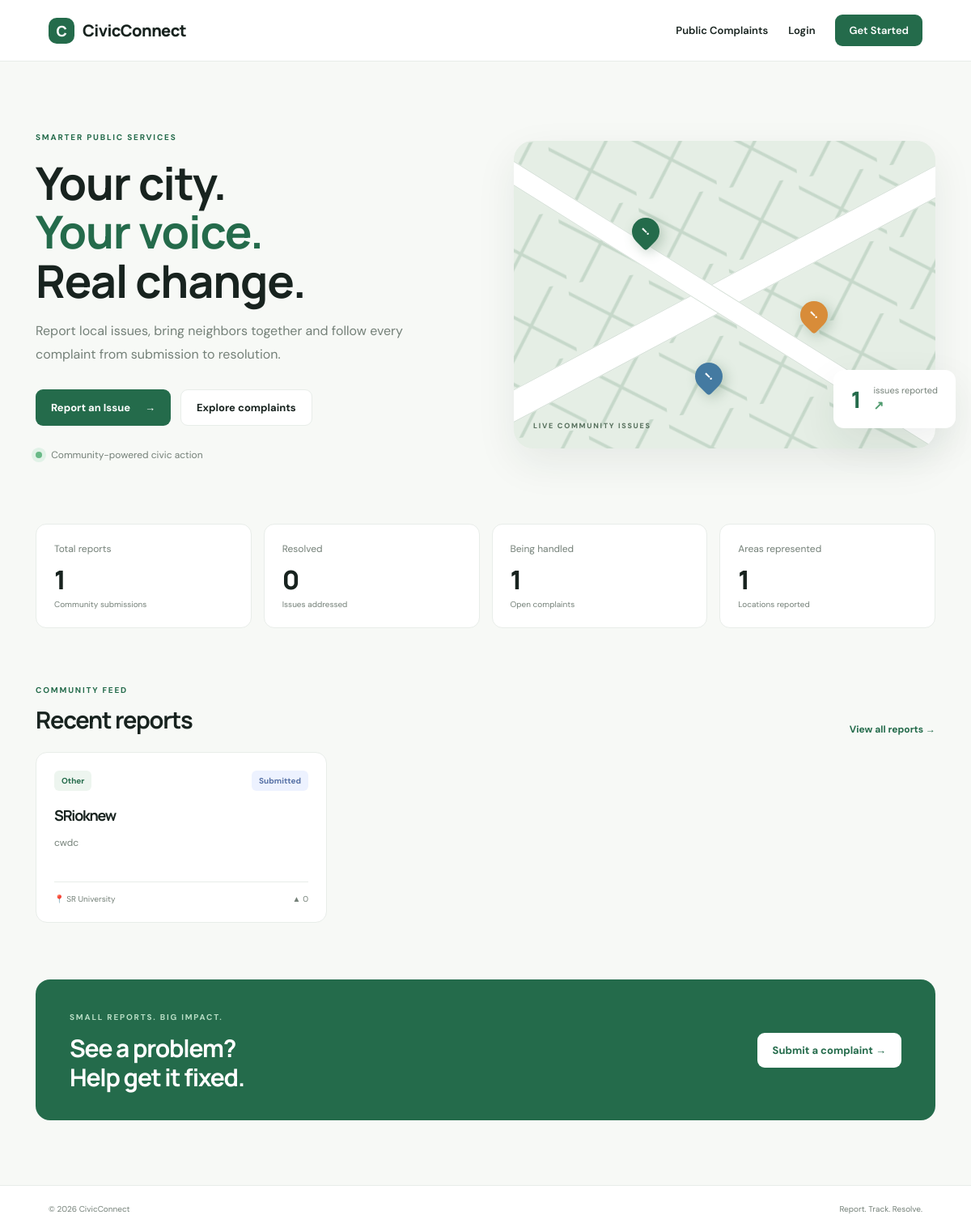
Before: / with the older database file.
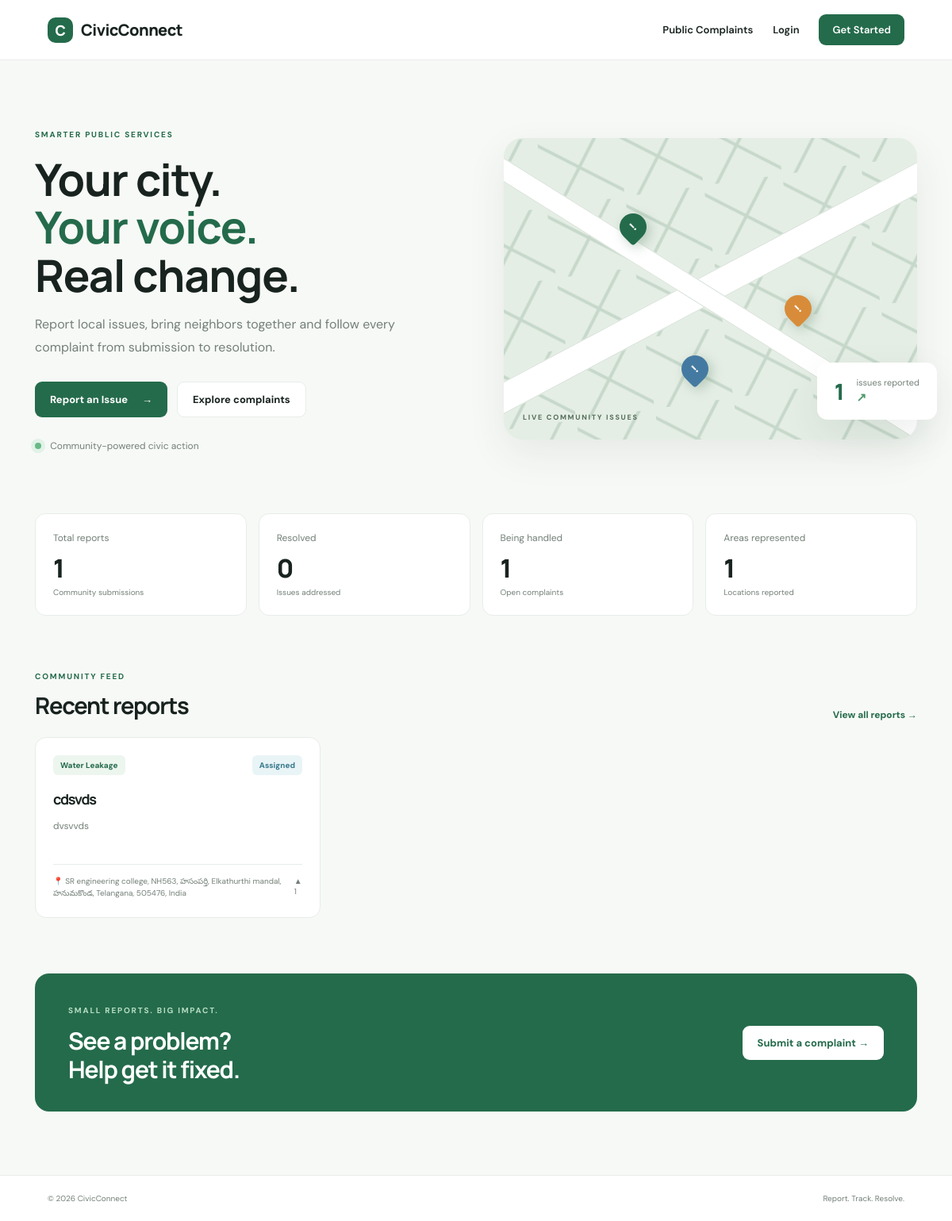
After: the same page with the newer database file.
### tables this page shows
CREATE TABLE complaints (
        id INTEGER PRIMARY KEY AUTOINCREMENT,
        user_id INTEGER NOT NULL,
        title TEXT NOT NULL,
        description TEXT NOT NULL,
        category TEXT NOT NULL,
        department TEXT NOT NULL,
        priority TEXT NOT NULL,
        status TEXT NOT NULL DEFAULT 'Submitted',
        latitude REAL,
        longitude REAL,
        location_text TEXT,
        photo TEXT,
        created_at TEXT NOT NULL,
        updated_at TEXT NOT NULL,
        FOREIGN KEY(user_id) REFERENCES users(id)
    );

### app.py (the view)
@app.route("/")
def index():
    db = get_db()
    stats = {
        "total": db.execute("SELECT COUNT(*) FROM complaints").fetchone()[0],
        "resolved": db.execute("SELECT COUNT(*) FROM complaints WHERE status='Resolved'").fetchone()[0],
        "open": db.execute("SELECT COUNT(*) FROM complaints WHERE status!='Resolved'").fetchone()[0],
        "areas": db.execute("SELECT COUNT(DISTINCT location_text) FROM complaints WHERE location_text IS NOT NULL AND location_text!=''").fetchone()[0],
    }
    complaints = db.execute("""
        SELECT c.*, u.name AS reporter,
        (SELECT COUNT(*) FROM upvotes v WHERE v.complaint_id=c.id) AS votes
        FROM complaints c JOIN users u ON u.id=c.user_id
        ORDER BY c.created_at DESC LIMIT 6
    """).fetchall()
    return render_template("index.html", stats=stats, complaints=complaints)

### app.py (called while the page is built)
def get_db():
    if "db" not in g:
        g.db = sqlite3.connect(DATABASE)
        g.db.row_factory = sqlite3.Row
        g.db.execute("PRAGMA foreign_keys = ON")
    return g.db

@app.context_processor
def inject_user():
    return {"current_user": session.get("name"), "current_role": session.get("role")}

### templates/index.html
{% extends "base.html" %}{% block title %}CivicConnect | Better neighborhoods{% endblock %}
{% block content %}
<section class="hero">
 <div class="hero-copy"><span class="eyebrow">SMARTER PUBLIC SERVICES</span><h1>Your city.<br><em>Your voice.</em><br>Real change.</h1>
 <p>Report local issues, bring neighbors together and follow every complaint from submission to resolution.</p>
 <div class="hero-actions"><a class="btn primary" href="{{ url_for('new_complaint') if current_user and current_role=='citizen' else url_for('register') }}">Report an Issue <span>→</span></a><a class="btn ghost" href="{{ url_for('public_complaints') }}">Explore complaints</a></div>
 <div class="trust-note"><span class="pulse"></span> Community-powered civic action</div></div>
 <div class="hero-card"><div class="map-art"><div class="map-grid"></div><div class="map-road road-one"></div><div class="map-road road-two"></div><div class="map-pin pin-a">!</div><div class="map-pin pin-b">!</div><div class="map-pin pin-c">!</div><div class="map-label">LIVE COMMUNITY ISSUES</div></div><div class="floating-stat"><strong>{{ stats.total }}</strong><span>issues reported</span><b>↗</b></div></div>
</section>
<section class="stats-grid">
 <div class="stat-card"><span>Total reports</span><strong>{{ stats.total }}</strong><small>Community submissions</small></div>
 <div class="stat-card"><span>Resolved</span><strong>{{ stats.resolved }}</strong><small>Issues addressed</small></div>
 <div class="stat-card"><span>Being handled</span><strong>{{ stats.open }}</strong><small>Open complaints</small></div>
 <div class="stat-card"><span>Areas represented</span><strong>{{ stats.areas }}</strong><small>Locations reported</small></div>
</section>
<div class="section-heading"><div><span class="eyebrow">COMMUNITY FEED</span><h2>Recent reports</h2></div><a class="text-link" href="{{ url_for('public_complaints') }}">View all reports →</a></div>
{% if complaints %}<div class="complaint-grid">{% for c in complaints %}<article class="complaint-card">
 <div class="card-top"><span class="tag">{{ c.category }}</span><span class="status {{ c.status|lower|replace(' ','-') }}">{{ c.status }}</span></div>
 <h3><a href="{{ url_for('complaint_detail', complaint_id=c.id) }}">{{ c.title }}</a></h3><p>{{ c.description[:125] }}{% if c.description|length > 125 %}…{% endif %}</p>
 <div class="card-meta"><span>📍 {{ c.location_text or 'Location not specified' }}</span><span>▲ {{ c.votes }}</span></div>
 </article>{% endfor %}</div>{% else %}<div class="empty-state"><h3>No reports yet</h3><p>Be the first to report an issue in your community.</p><a class="btn primary" href="{{ url_for('register') }}">Create an account</a></div>{% endif %}
<section class="bottom-cta"><div><span class="eyebrow">SMALL REPORTS. BIG IMPACT.</span><h2>See a problem?<br>Help get it fixed.</h2></div><a class="btn light" href="{{ url_for('new_complaint') if current_user and current_role=='citizen' else url_for('register') }}">Submit a complaint →</a></section>
{% endblock %}

### templates/base.html (shortened to what this page needs)
<!DOCTYPE html>
<html lang="en">
<head>
  <link rel="stylesheet" href="{{ url_for('static', filename='css/style.css') }}">
  <link rel="stylesheet" href="https://unpkg.com/leaflet@1.9.4/dist/leaflet.css">
</head>
<body>
<header class="topbar">
  <a class="brand" href="{{ url_for('index') }}"><span class="brand-icon">C</span> CivicConnect</a>
  <nav>
    <a href="{{ url_for('public_complaints') }}">Public Complaints</a>
    {% if current_user %}
      {% if current_role == 'citizen' %}<a href="{{ url_for('my_complaints') }}">My Complaints</a>{% endif %}
      {% if current_role == 'admin' %}<a href="{{ url_for('admin_dashboard') }}">Admin</a>{% endif %}
      {% if current_role == 'staff' %}<a href="{{ url_for('staff_dashboard') }}">Department</a>{% endif %}
      <span class="nav-user">{{ current_user }}</span><a class="nav-button" href="{{ url_for('logout') }}">Logout</a>
    {% else %}
      <a href="{{ url_for('login') }}">Login</a><a class="nav-button" href="{{ url_for('register') }}">Get Started</a>
    {% endif %}
  </nav>
</header>
<main class="container">
  {% block content %}{% endblock %}
</main>
<footer><span>© 2026 CivicConnect</span><span>Report. Track. Resolve.</span></footer>
</body></html>

Changed rows visible on the page:
removed complaints: category "Other", status "Submitted", title "SRioknew", description "cwdc", location_text "SR University", votes "0"
added complaints: category "Water Leakage", status "Assigned", title "cdsvds", description "dvsvvds", location_text "SR engineering college, NH563, హసంపర్తి, Elkathurthi mandal, హనుమకొండ, Telangana, 505476, India", votes "1"
